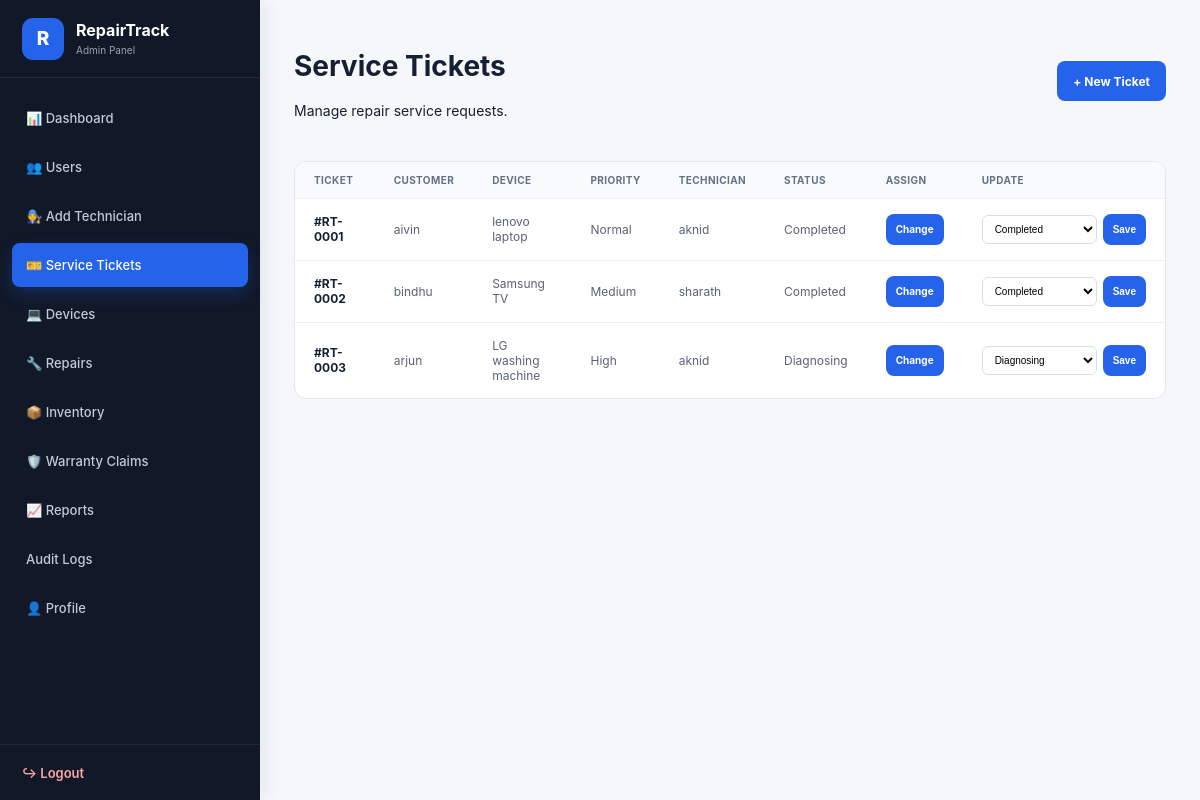
Screenshot of /tickets/ (signed in) with the database file from the repository.
### service/models.py (models this page shows, shortened)
class ServiceTicket(models.Model):
    STATUS=(("submitted","Submitted"),
            ("diagnosing","Diagnosing"),
            ("repairing","Repairing"),
            ("ready","Ready for Collection"),
            ("completed","Completed"),
            ("cancelled","Cancelled"))
    PRIORITY=(("normal","Normal"),
              ("medium","Medium"),
              ("high","High"))
    customer=models.ForeignKey(User,on_delete=models.CASCADE,related_name="tickets")
    device=models.ForeignKey(Device,on_delete=models.CASCADE,related_name="tickets")
    technician=models.ForeignKey(User,on_delete=models.SET_NULL,null=True,blank=True,related_name="assigned_tickets")
    title=models.CharField(max_length=160); description=models.TextField()
    priority=models.CharField(max_length=20,choices=PRIORITY,default="normal")
    status=models.CharField(max_length=20,choices=STATUS,default="submitted")
    created_at=models.DateTimeField(auto_now_add=True); updated_at=models.DateTimeField(auto_now=True)

class Device(models.Model):
    customer=models.ForeignKey(User,on_delete=models.CASCADE,related_name="devices")
    name=models.CharField(max_length=120); brand=models.CharField(max_length=80,blank=True)
    model_number=models.CharField(max_length=80,blank=True); serial_number=models.CharField(max_length=120,blank=True)
    registered_at=models.DateTimeField(auto_now_add=True)
    def __str__(self):
       return f"{self.brand} {self.name}".strip()

### service/views.py (the view)
# urls.py: path("tickets/",views.tickets,name="tickets"),
@login_required
def tickets(request):
 try:r=request.user.profile.role
 except UserProfile.DoesNotExist:r="customer"
 if request.user.is_staff:t=ServiceTicket.objects.all()
 elif r=="technician":t=ServiceTicket.objects.filter(technician=request.user)
 else:t=ServiceTicket.objects.filter(customer=request.user)
 return render(request,"tickets.html",{"tickets":t.select_related("customer","device","technician")})

### service/templates/tickets.html (shortened to what this page needs)
{% extends "base.html" %}
{% block content %}
<div class="dashboard-layout">
    <aside class="sidebar">
        {% if request.user.is_staff %}
            <a href="{% url 'admin_dashboard' %}" class="side-brand">
                <span class="side-logo">R</span>
                <div>
                    <strong>RepairTrack</strong>
                    <small>Admin Panel</small>
                </div>
            </a>
            <nav class="sidebar-nav">
                <a href="{% url 'admin_dashboard' %}">
                    📊 Dashboard
                </a>
                <a href="{% url 'admin_users' %}">
                    👥 Users
                </a>
                <a href="{% url 'add_technician' %}">
                    🧑‍🔧 Add Technician
                </a>
                <a
                    href="{% url 'tickets' %}"
                    class="active"
                >
                    🎫 Service Tickets
                </a>
                <a href="{% url 'devices' %}">
                    💻 Devices
                </a>
                <a href="{% url 'repairs' %}">
                    🔧 Repairs
                </a>
                <a href="{% url 'inventory' %}">
                    📦 Inventory
                </a>
                <a href="{% url 'admin_warranty_claims' %}">
                    🛡️ Warranty Claims
                </a>
                <a href="{% url 'reports' %}">
                    📈 Reports
                </a>
                <a href="{% url 'audit_logs' %}">
                      Audit Logs
                </a>
                <a href="{% url 'profile' %}">
                    👤 Profile
                </a>
            </nav>
        {% endif %}
        <a href="{% url 'logout' %}" class="logout">
            ↪ Logout
        </a>
    </aside>
    <main class="dashboard-main">
        <header class="dashboard-topbar">
            <div>
                <h1>
                    Service Tickets
                </h1>
                <p>
                    Manage repair service requests.
                </p>
            </div>
            {% if request.user.profile.role == "customer" %}
                <a
                    href="{% url 'create_ticket' %}"
                    class="btn"
                >
                    + New Ticket
                </a>
            {% endif %}
        </header>
        <section class="content-card">
            <div class="table-wrapper">
                <table>
                    <thead>
                        <tr>
                            <th>Ticket</th>
                            <th>Customer</th>
                            <th>Device</th>
                            <th>Priority</th>
                            <th>Technician</th>
                            <th>Status</th>
                            {% if request.user.is_staff %}
                                <th>Assign</th>
                            {% endif %}
                            {% if request.user.is_staff or request.user.profile.role == "technician" %}
                                <th>Update</th>
                            {% endif %}
                        </tr>
                    </thead>
                    <tbody>
                    {% for t in tickets %}
                        <tr>
                            <td>
                                #RT-{{ t.id|stringformat:"04d" }}
                            </td>
                            <td>
                                {{ t.customer.username }}
                            </td>
                            <td>
                                {{ t.device }}
                            </td>
                            <td>
                                {{ t.get_priority_display }}
                            </td>
                            <td>
                                {% if t.technician %}
                                    {{ t.technician.username }}
                                {% else %}
                                    Unassigned
                                {% endif %}
                            </td>
                            <td>
                                {{ t.get_status_display }}
                            </td>
                            {% if request.user.is_staff %}
                            <td>
                                <a
                                    href="{% url 'assign_technician' t.id %}"
                                    class="btn btn-small"
                                >
                                    {% if t.technician %}
                                        Change
                                    {% else %}
                                        Assign
                                    {% endif %}
                                </a>
                            </td>
                            {% endif %}
                            {% if request.user.is_staff or request.user.profile.role == "technician" %}
                            <td>
                                <form
                                    method="POST"
                                    action="{% url 'update_ticket_status' t.id %}"
                                    class="inline"
                                >
                                    <select name="status">
                                        <option value="diagnosing"
                                            {% if t.status == "diagnosing" %}selected{% endif %}>
                                            Diagnosing
                                        </option>
                                        <option value="completed"
                                            {% if t.status == "completed" %}selected{% endif %}>
                                            Completed
                                        </option>
                                    </select>
                                    <button
                                        type="submit"
                                        class="btn btn-small"
                                    >
                                        Save
                                    </button>
                                </form>
                            </td>
                            {% endif %}
                        </tr>
                    {% endfor %}
                    </tbody>
                </table>
            </div>
        </section>
    </main>
</div>
{% endblock %}

### service/templates/base.html (shortened to what this page needs)
{% load static %}
<!DOCTYPE html>
<html lang="en">
<head>
    <link
        rel="stylesheet"
        href="{% static 'css/style.css' %}"
    >
</head>
<body>
    {% block content %}
    {% endblock %}
</body>
</html>

### static/css/style.css (style rules this page uses)
:root { --primary: #2563eb; --primary-dark: #1d4ed8; --sidebar: #111827; --sidebar-hover: #1f2937; --page-bg: #f5f7fb; --card-bg: #ffffff; --border: #e5e7eb; --text: #172033; --muted: #6b7280; --success: #16a34a; --warning: #d97706; --danger: #dc2626; }
* { box-sizing: border-box; }
html, body { margin: 0; padding: 0; min-height: 100%; }
body { font-family: Inter, "Segoe UI", Arial, sans-serif; background: var(--page-bg); color: var(--text); font-size: 14px; }
.dashboard-layout { min-height: 100vh; display: flex; }
.sidebar { position: fixed; left: 0; top: 0; bottom: 0; width: 260px; background: var(--sidebar); color: #ffffff; display: flex; flex-direction: column; z-index: 1000; box-shadow: 4px 0 18px rgba(15, 23, 42, 0.08); }
.side-brand { height: 78px; padding: 0 22px; display: flex; align-items: center; gap: 12px; color: #ffffff; text-decoration: none; border-bottom: 1px solid rgba(255, 255, 255, 0.08); }
.side-logo { width: 42px; height: 42px; display: flex; align-items: center; justify-content: center; background: var(--primary); border-radius: 11px; color: #ffffff; font-size: 19px; font-weight: 800; flex-shrink: 0; }
.side-brand strong { display: block; font-size: 16px; font-weight: 700; line-height: 1.2; }
.side-brand small { display: block; margin-top: 4px; color: #9ca3af; font-size: 10px; }
.sidebar-nav { flex: 1; padding: 18px 12px; overflow-y: auto; }
.sidebar-nav a { min-height: 44px; display: flex; align-items: center; gap: 12px; margin-bottom: 5px; padding: 0 14px; border-radius: 8px; color: #c1c9d6; text-decoration: none; font-size: 13px; font-weight: 500; transition: background 0.18s ease, color 0.18s ease, transform 0.18s ease; }
.sidebar-nav a.active { background: var(--primary); color: #ffffff; box-shadow: 0 7px 18px rgba(37, 99, 235, 0.25); }
.logout { display: flex; align-items: center; gap: 10px; min-height: 56px; padding: 0 22px; border-top: 1px solid rgba(255, 255, 255, 0.08); color: #fca5a5; text-decoration: none; font-size: 13px; font-weight: 600; transition: 0.2s ease; }
.dashboard-main { margin-left: 260px; width: calc(100% - 260px); min-height: 100vh; padding: 30px 34px 50px; overflow-x: hidden; }
.dashboard-topbar { min-height: 64px; display: flex; align-items: center; justify-content: space-between; gap: 25px; margin-bottom: 28px; }
.content-card { background: var(--card-bg); border: 1px solid var(--border); border-radius: 12px; margin-bottom: 22px; overflow: hidden; }
.table-wrapper { overflow-x: auto; }
table { width: 100%; border-collapse: collapse; min-width: 650px; }
thead th { background: #f8fafc; color: #667085; text-align: left; padding: 12px 19px; font-size: 10px; font-weight: 700; text-transform: uppercase; letter-spacing: 0.4px; }
tbody td { padding: 15px 19px; border-top: 1px solid #edf0f4; color: #596275; font-size: 12px; vertical-align: middle; }
tbody td:first-child { color: var(--text); font-weight: 700; }
.btn { display: inline-flex; align-items: center; justify-content: center; min-height: 40px; padding: 10px 16px; background: var(--primary); color: #ffffff !important; border: none; border-radius: 8px; font-size: 12px; font-weight: 700; text-decoration: none; cursor: pointer; transition: background 0.18s ease, transform 0.18s ease, box-shadow 0.18s ease; }
.btn-small { min-height: 31px; padding: 7px 10px; font-size: 10px; }
.inline { display: flex; align-items: center; gap: 6px; }
.inline select { min-width: 115px; padding: 7px 8px; border: 1px solid #d7deea; border-radius: 6px; background: #ffffff; font-size: 10px; }

### rows the page displays
ServiceTicket: id "0001", customer.username "aivin", device "lenovo laptop", priority "Normal", technician.username "aknid", status "Completed", shows "Change"
ServiceTicket: id "0002", customer.username "bindhu", device "Samsung TV", priority "Medium", technician.username "sharath", status "Completed", shows "Change"
ServiceTicket: id "0003", customer.username "arjun", device "LG washing machine", priority "High", technician.username "aknid", status "Diagnosing", shows "Change"
